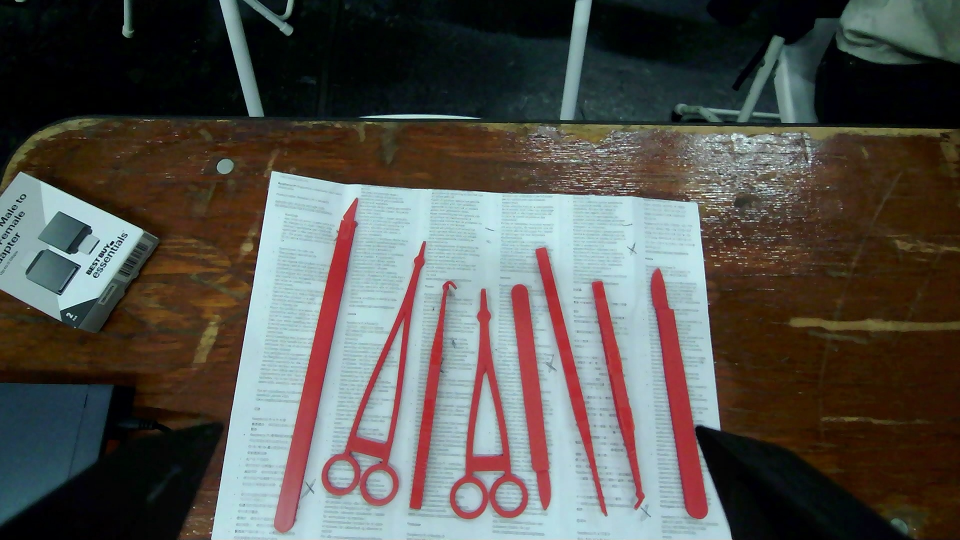
#> input picture perception/tests/data/red_parts_scan.jpg, 1920 x 1080 px (shown at 1/2 size); its folder holds only this picture in this run
$ python -i red_parts.py   (imports and definitions only)
#> lines starting #> are read from the running program, lines starting #| are printed output that depends on the picture; after the words box and inside, x2 and y2 are one past the last pixel; in counts of white or black regions, pixels touching at a corner belong together
#> further down, picture is the input picture: shape (1080, 1920, 3); mean B, G, R 79.1, 83.8, 85.1
"""Our 8 printed (red) parts on the white paper: find each one, its outline and grab point, and which part it is.

Fitted and tested on real wrist-camera frames (hw_check/real/): see config/red_parts.yaml for the numbers.

1. Colour: Lab a* hysteresis (strong red seeds a* > 28 grown into connected a* > 16: the pale, lit ends). The wood
   reads a* 8-17 and never touches a seed, the paper reads ~ -9.
2. Each pixel goes to a metric top-down table canvas through the arm's pose (FK + hand-eye + K), so the shape
   measurements don't depend on where the camera is.
3. A part cut off by the frame edge or the gripper fingers is reported as incomplete (no identity: a cut scalpel
   looks like a shorter one).
4. Identity: needle holders have ring holes; then the nearest class in (length, mean width, median width, width of
   the narrower end, that end / median width), each in units of that class's spread. The two micro scissors look
   the same (user: they may share a type); flat and on its side they look different, so each rest is its own class.
5. Grab point: the centre of the part's oriented bounding box (user: pick at the bounding box's centre), jaws
   across the long axis.
"""
from __future__ import annotations

import logging

from pathlib import Path

import cv2
import numpy as np
import yaml

from .identify import Detection

log = logging.getLogger(__name__)

ROOT = Path(__file__).resolve().parents[2]
MODEL_YAML = Path(__file__).resolve().parents[1] / "config" / "red_parts.yaml"
FINGERS_PNG = Path(__file__).resolve().parents[1] / "config" / "finger_mask.png"
A_STRONG, A_WEAK = 28, 16
MM_PX = 0.5                               # canvas resolution
WINDOW_MM = (150.0, 750.0, -350.0, 350.0)  # table x0, x1, y0, y1 the canvas covers
PART_Z_MM = 4.0                           # project at this height above the table (parts are 3-12 mm thick)
UNSEEN_MARGIN_PX = 12                     # a part this close to the frame edge or a finger counts as cut off
MIN_AREA_MM2 = 150
NB = 24                                   # width profile bins along the part
REJECT_SIGMA = 4.0                        # farther than this from every class: not one of our parts
MARGIN_SIGMA = 0.5                        # runner-up closer than this: report both as candidates
SAME_PART = {"micro_scissors": ("scissors_micro_forward", "scissors_micro_back")}
# user: grab these at their thinnest point (the jaws slid off the needle holders' two shanks; the micro scissors
# too). The forceps are grabbed in the middle (user, 2026-10-24), like the scalpels.
GRAB_THINNEST = {"micro_scissors", "needle_holder_short", "needle_holder_ryder"}


# ── geometry ──────────────────────────────────────────────────────────────
class Camera:
    """Wrist camera on the arm: pixel <-> table mm for a joint vector (camera.yaml K, dist, hand-eye, table z)."""

    # [36 lines left out: functions __init__, pose, px_to_mm, mm_to_px, H_px_to_mm, not called in this run]


class _Canvas:
    """Remap tables raw image -> top-down canvas for one pose (cached: the scan pose repeats)."""

    # [12 lines left out: function __init__, not called in this run]

    def warp(self, img, interp=cv2.INTER_NEAREST):
        return cv2.remap(img, self.map[..., 0], self.map[..., 1], interp, borderMode=cv2.BORDER_CONSTANT, borderValue=0)

    def to_mm(self, rc: np.ndarray) -> np.ndarray:
        x0, x1, y0, y1 = WINDOW_MM
        return np.column_stack([x1 - rc[:, 0] * MM_PX, y1 - rc[:, 1] * MM_PX])

    # [8 lines left out: function back_to_image, not called in this run]


# ── segmentation ──────────────────────────────────────────────────────────
def red_mask(bgr: np.ndarray) -> np.ndarray:
    a = cv2.cvtColor(bgr, cv2.COLOR_BGR2LAB)[..., 1].astype(np.int16) - 128
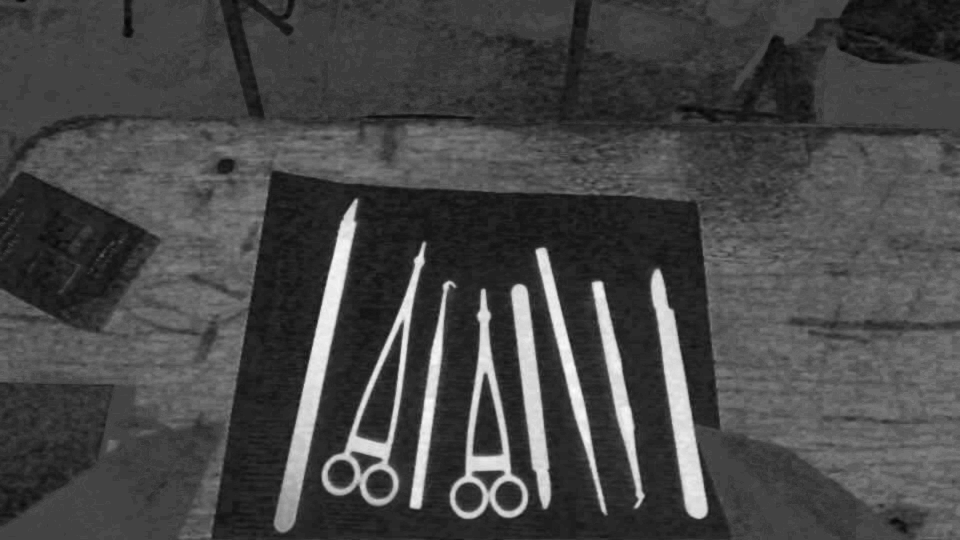
#> a: shape (1080, 1920) int16 (shown at 1/2 size); min -20, max 56, mean 1.2; drawn with min black and max white
    k = np.ones((3, 3), np.uint8)
    strong = cv2.morphologyEx((a > A_STRONG).astype(np.uint8), cv2.MORPH_OPEN, k)
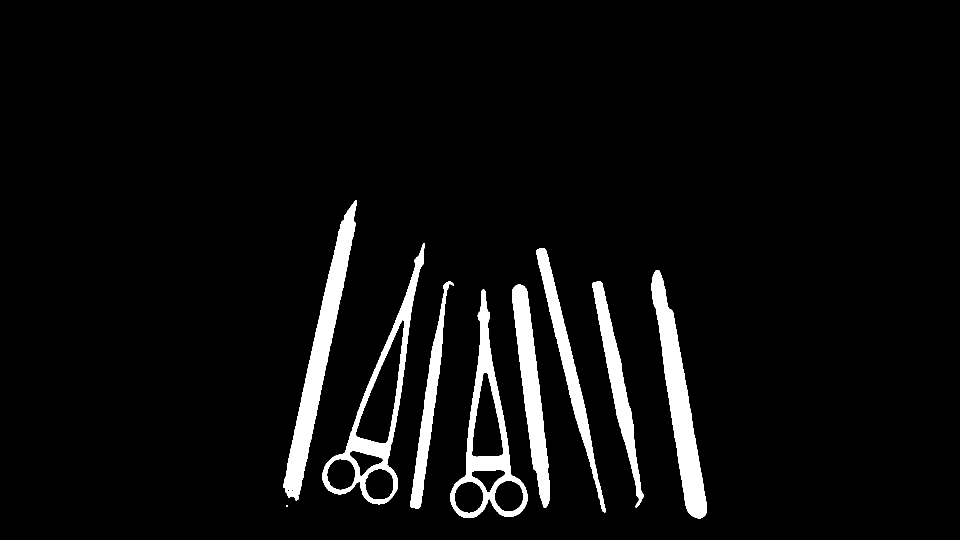
#> strong: shape (1080, 1920) (shown at 1/2 size); values 0 (black) and 1 (white), 5.2% white; 9 white regions (1 under 20 px), largest, box (x1, y1, x2, y2) and area: (567, 400, 714, 1001) 19730, (1303, 540, 1414, 1037) 18036, (901, 579, 1055, 1036) 14342
    n, lab = cv2.connectedComponents((a > A_WEAK).astype(np.uint8), connectivity=8)
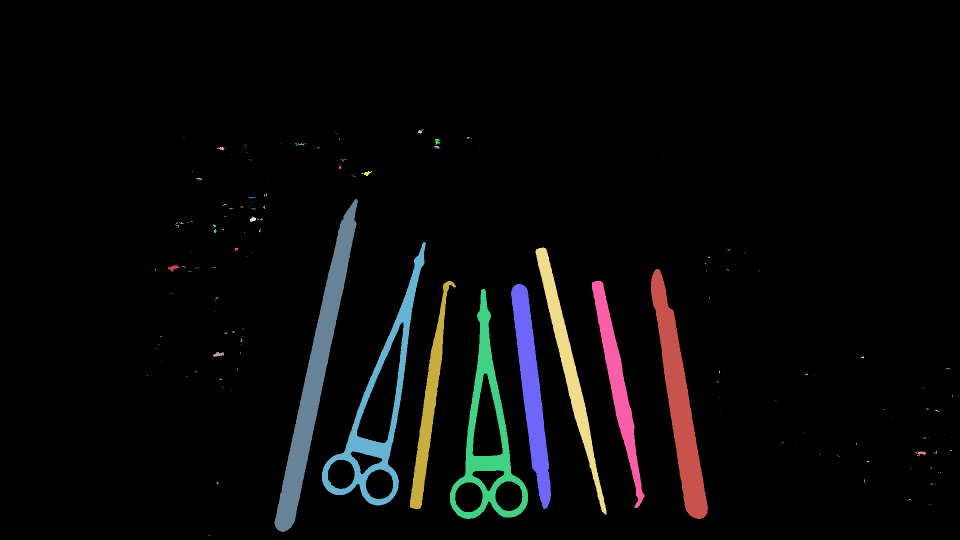
#> lab: shape (1080, 1920) int32 (shown at 1/2 size); 200 distinct labels, from 0 to 199; one colour per label, 0 black
#> n = 200
    keep = np.zeros(n, bool)
    keep[np.unique(lab[strong > 0])] = True
    keep[0] = False
    return cv2.morphologyEx(keep[lab].astype(np.uint8), cv2.MORPH_OPEN, k)
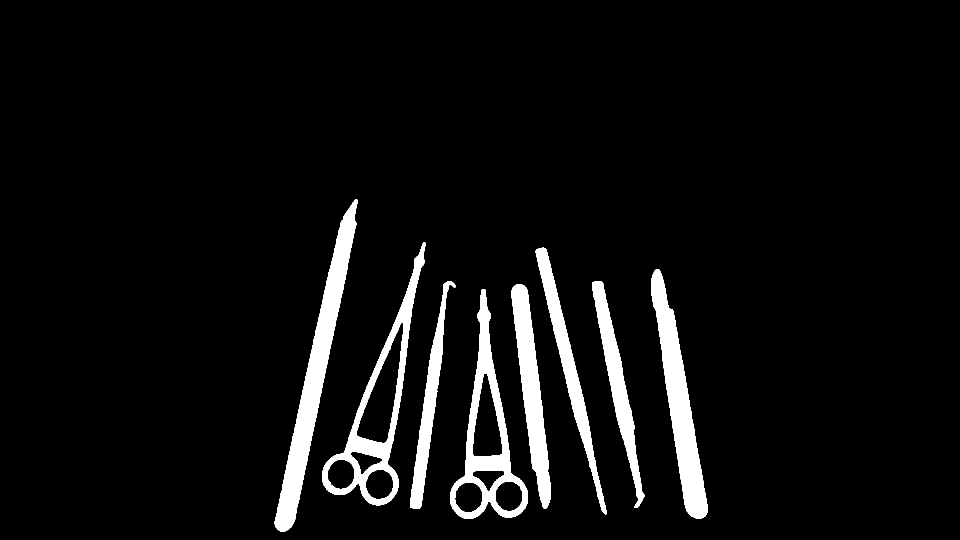
#> returned value: shape (1080, 1920) (shown at 1/2 size); values 0 (black) and 1 (white), 5.9% white; 8 white regions, largest, box (x1, y1, x2, y2) and area: (549, 398, 716, 1064) 23753, (1302, 538, 1416, 1038) 19175, (644, 485, 851, 1011) 17085


# [71 lines left out: functions load_fingers, features, classify, _overlap, _centre_from_free_end, not called in this run]


def part_of(cls: str) -> str:
    return cls.split("@")[0]               # sub-modes, e.g. micro_scissors@flat


# ── detector ──────────────────────────────────────────────────────────────
class RedPartsDetector:
    """detect(bgr, q) -> [Detection] in table mm (base frame), one per red blob, identity None if cut off/unknown."""

    # [126 lines left out: functions __init__, canvas, detect, _detection, merge, _partial, not called in this run]

>>> import cv2
>>> picture = cv2.imread('../tests/data/red_parts_scan.jpg')
>>> result = red_mask(picture)
